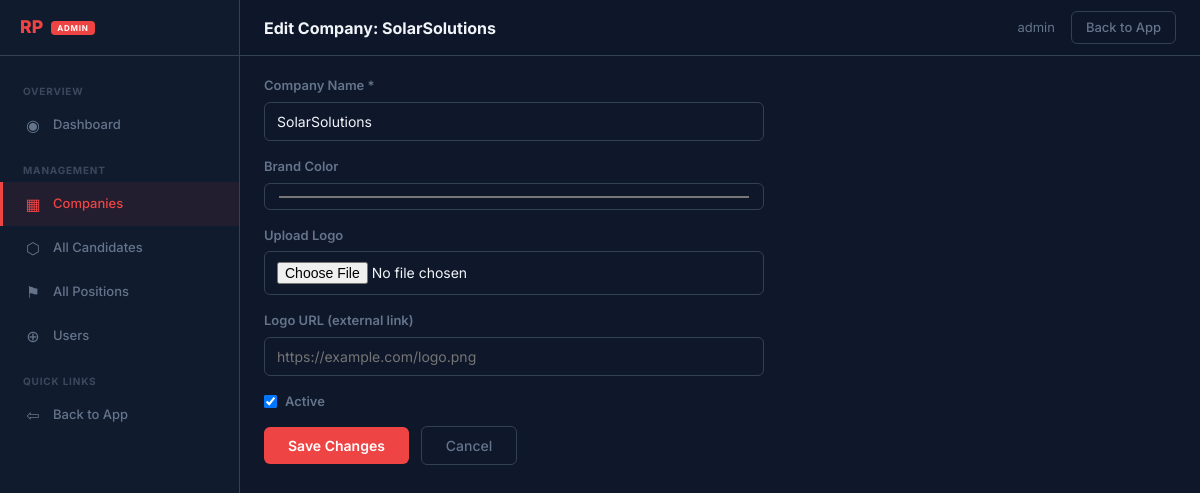
Page /adminpanel/companies/1/edit/ (signed in) on the committed database.
### api/models.py (models this page shows, shortened)
class Company(models.Model):
    name = models.CharField('Company Name', max_length=200)
    slug = models.SlugField('Slug', max_length=100, unique=True, help_text='Used in URL: /slug/...')
    brand_color = models.CharField('Brand Color', max_length=7, default='#f59e0b', help_text='Hex color for branding')
    logo_url = models.URLField('Logo URL', blank=True)
    logo = models.ImageField('Logo', upload_to='company_logos/', blank=True)
    is_active = models.BooleanField('Active', default=True)
    created_at = models.DateTimeField(auto_now_add=True)
    class Meta:
        verbose_name = 'Company'
        verbose_name_plural = 'Companies'

### adminpanel/views.py (the view, shortened to what this page needs)
# urls.py: path('adminpanel/companies/<int:pk>/edit/', admin_views.super_company_edit, name='super_company_edit'),
@super_login_required
def super_company_edit(request, pk):
    company = get_object_or_404(Company, pk=pk)
    return render(request, 'adminpanel/super/company_form.html', {'company': company})

### adminpanel/views.py (called while the page is built)
def super_login_required(view_func):
    @wraps(view_func)
    def wrapper(request, *args, **kwargs):
        if not request.user.is_authenticated:
            return redirect('landing')
        if not request.user.is_superuser:
            raise Http404('Super admin access required')
        return view_func(request, *args, **kwargs)
    return wrapper

### adminpanel/templates/adminpanel/super/company_form.html (shortened to what this page needs)
{% extends 'adminpanel/super/super_base.html' %}
{% block page_title %}{% if company %}Edit Company: {{ company.name }}{% else %}New Company{% endif %}{% endblock %}
{% block content %}
<div class="stat-card form-card">
  <form method="post" enctype="multipart/form-data">
    <label for="name">Company Name *</label>
    <input type="text" id="name" name="name" value="{{ company.name|default:'' }}" required>
    <label for="brand_color">Brand Color</label>
    <input type="color" id="brand_color" name="brand_color" value="{{ company.brand_color|default:'#f59e0b' }}">
    <label for="logo">Upload Logo</label>
    <input type="file" id="logo" name="logo" accept="image/*">
    <label for="logo_url">Logo URL (external link)</label>
    <input type="url" id="logo_url" name="logo_url" value="{{ company.logo_url|default:'' }}" placeholder="https://example.com/logo.png">
    {% if company %}
    <div class="checkbox-group">
      <input type="checkbox" id="is_active" name="is_active" {% if company.is_active %}checked{% endif %}>
      <label for="is_active" style="margin-bottom: 0;">Active</label>
    </div>
    {% endif %}
    <div>
      <button type="submit" class="btn-save">{% if company %}Save Changes{% else %}Create Company{% endif %}</button>
      <a href="{% url 'super_companies' %}" class="btn-cancel">Cancel</a>
    </div>
  </form>
</div>
{% endblock %}

### adminpanel/templates/adminpanel/super/super_base.html (shortened to what this page needs)
<!doctype html>
<html lang="en">
<head>
</head>
<body>
  <div class="sidebar">
    <div class="sidebar-logo">
      RP<span class="badge">Admin</span>
    </div>
    <nav class="sidebar-nav">
      <div class="nav-label">Overview</div>
      <a href="{% url 'super_dashboard' %}" class="{% if request.resolver_match.url_name == 'super_dashboard' %}active{% endif %}">
        <span class="nav-icon">◉</span> Dashboard
      </a>
      <div class="nav-label">Management</div>
      <a href="{% url 'super_companies' %}" class="{% if request.resolver_match.url_name == 'super_companies' or request.resolver_match.url_name == 'super_company_detail' or request.resolver_match.url_name == 'super_company_edit' or request.resolver_match.url_name == 'super_company_create' %}active{% endif %}">
        <span class="nav-icon">▦</span> Companies
      </a>
      <a href="{% url 'super_candidates' %}" class="{% if request.resolver_match.url_name == 'super_candidates' %}active{% endif %}">
        <span class="nav-icon">⬡</span> All Candidates
      </a>
      <a href="{% url 'super_positions' %}" class="{% if request.resolver_match.url_name == 'super_positions' %}active{% endif %}">
        <span class="nav-icon">⚑</span> All Positions
      </a>
      <a href="{% url 'super_users' %}" class="{% if request.resolver_match.url_name == 'super_users' or request.resolver_match.url_name == 'super_user_create' %}active{% endif %}">
        <span class="nav-icon">⊕</span> Users
      </a>
      <div class="nav-label">Quick Links</div>
      <a href="{% url 'landing' %}">
        <span class="nav-icon">⇦</span> Back to App
      </a>
    </nav>
  </div>
  <div class="header">
    <div class="header-title">{% block page_title %}Super Admin{% endblock %}</div>
    <div class="header-right">
      <span>{{ user.get_username }}</span>
      <a href="{% url 'landing' %}">Back to App</a>
    </div>
  </div>
  <div class="main">
    <div class="main-content">
      {% block content %}{% endblock %}
    </div>
  </div>
</body>
</html>

### adminpanel/templates/adminpanel/super/super_base.html (style rules this page uses)
* { box-sizing: border-box; margin: 0; padding: 0; }
:root { --color-primary: #ef4444; --color-bg: #0f172a; --color-bg-card: #1e293b; --color-bg-sidebar: #111b2e; --color-border: #334155; --color-text: #f1f5f9; --color-text-muted: #64748b; --color-hover: #1e293b; --radius: 10px; --sidebar-w: 240px; --header-h: 56px; }
html, body { height: 100%; }
body { font-family: 'Inter', system-ui, sans-serif; background: var(--color-bg); color: var(--color-text); line-height: 1.5; font-size: 0.875rem; }
a { text-decoration: none; color: inherit; }
.header { position: fixed; top: 0; left: var(--sidebar-w); right: 0; height: var(--header-h); display: flex; align-items: center; justify-content: space-between; padding: 0 24px; border-bottom: 1px solid var(--color-border); background: rgba(15,23,42,0.85); backdrop-filter: blur(12px); z-index: 20; }
.header-title { font-weight: 700; font-size: 1rem; }
.header-right { display: flex; align-items: center; gap: 16px; }
.header-right span { color: var(--color-text-muted); font-size: 0.8125rem; }
.header-right a { padding: 6px 14px; font-size: 0.8125rem; font-family: inherit; font-weight: 500; color: var(--color-text-muted); background: transparent; border: 1px solid var(--color-border); border-radius: 6px; cursor: pointer; transition: 0.15s; }
.sidebar { position: fixed; top: 0; left: 0; width: var(--sidebar-w); height: 100%; background: var(--color-bg-sidebar); border-right: 1px solid var(--color-border); display: flex; flex-direction: column; z-index: 30; }
.sidebar-logo { height: var(--header-h); display: flex; align-items: center; padding: 0 20px; font-size: 1.1rem; font-weight: 800; color: var(--color-primary); border-bottom: 1px solid var(--color-border); gap: 8px; }
.sidebar-logo .badge { font-size: 0.5rem; font-weight: 700; text-transform: uppercase; letter-spacing: 0.1em; background: var(--color-primary); color: #fff; padding: 1px 6px; border-radius: 4px; }
.sidebar-nav { flex: 1; padding: 12px 0; overflow-y: auto; }
.sidebar-nav a, .sidebar-nav .nav-label { display: flex; align-items: center; gap: 10px; padding: 10px 20px; font-size: 0.8125rem; font-weight: 500; color: var(--color-text-muted); transition: 0.15s; border-left: 3px solid transparent; }
.sidebar-nav a.active { color: var(--color-primary); background: rgba(239,68,68,0.08); border-left-color: var(--color-primary); }
.sidebar-nav .nav-icon { width: 20px; text-align: center; font-size: 1rem; }
.sidebar-nav .nav-label { font-size: 0.625rem; font-weight: 700; text-transform: uppercase; letter-spacing: 0.08em; color: var(--color-text-muted); padding-top: 16px; padding-bottom: 4px; opacity: 0.5; }
.main { margin-left: var(--sidebar-w); padding-top: var(--header-h); min-height: 100vh; }
.main-content { padding: 20px 24px; }

### adminpanel/templates/adminpanel/super/company_form.html (style rules this page uses)
.form-card { max-width: 500px; }
.form-card label { display: block; font-size: 0.8125rem; font-weight: 600; margin-bottom: 6px; color: var(--color-text-muted); }
.form-card input, .form-card select, .form-card textarea { width: 100%; padding: 10px 12px; margin-bottom: 16px; border-radius: 6px; background: var(--color-bg); border: 1px solid var(--color-border); color: var(--color-text); font-family: inherit; font-size: 0.875rem; }
.form-card .checkbox-group { display: flex; align-items: center; gap: 8px; margin-bottom: 16px; }
.form-card .checkbox-group input { width: auto; margin-bottom: 0; }
.btn-save { padding: 10px 24px; background: var(--color-primary); color: #fff; border: none; border-radius: 6px; font-family: inherit; font-weight: 600; font-size: 0.875rem; cursor: pointer; }
.btn-cancel { padding: 10px 24px; background: transparent; border: 1px solid var(--color-border); border-radius: 6px; font-family: inherit; font-weight: 500; font-size: 0.875rem; color: var(--color-text-muted); cursor: pointer; margin-left: 8px; }

### rows in the picture
Company: name "SolarSolutions", brand_color "#f59e0b", is_active "☑"

### other values in the picture
{{ user.get_username }} "admin"
